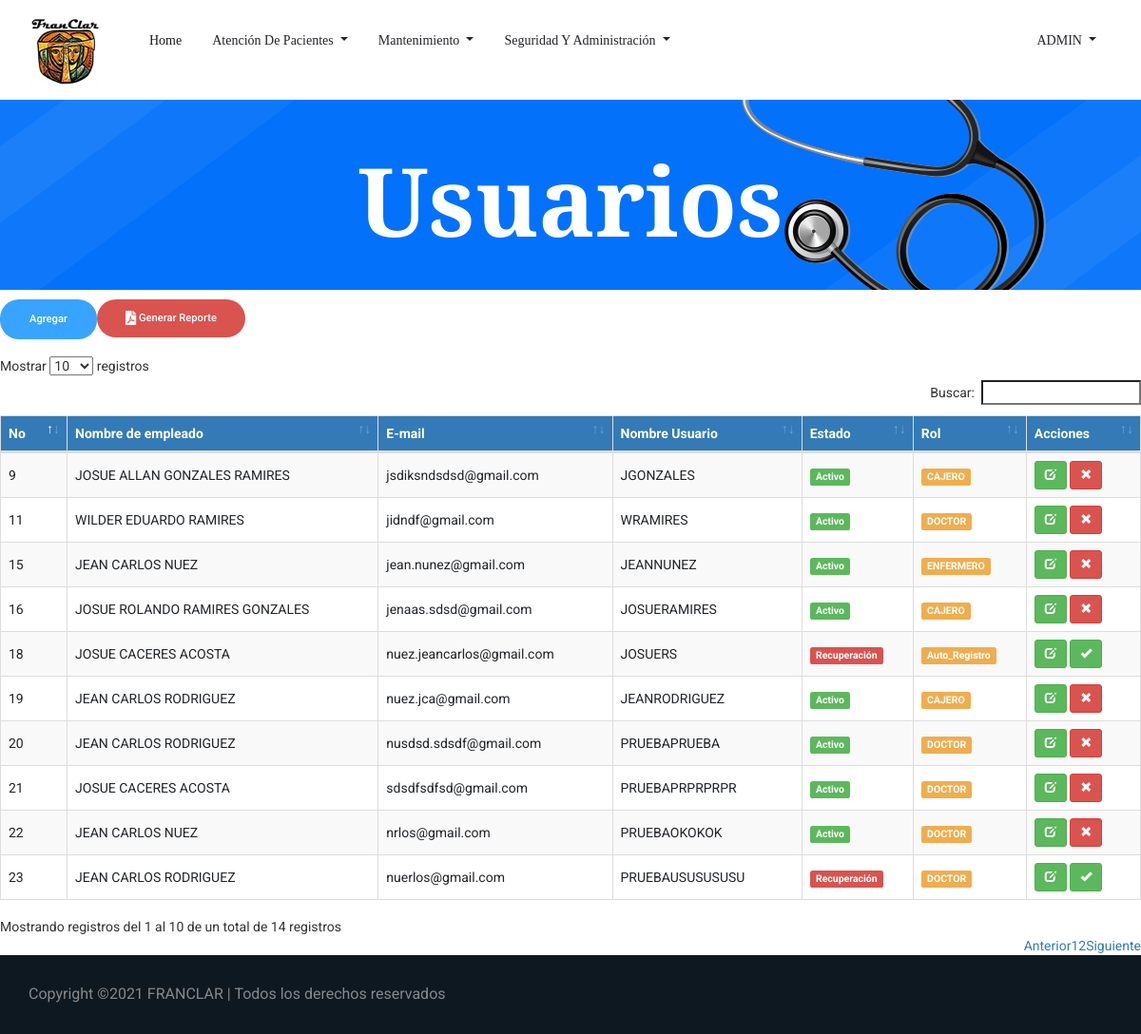
Screenshot of /Usuarios.php (signed in) with the database file from the repository.
### tables this page shows
CREATE TABLE `tbl_usuario` (
  `ID_Usuario` bigint(3) NOT NULL,
  `ID_Empleado` int(3) NOT NULL,
  `ID_Estado` int(3) NOT NULL,
  `Nom_Usuario` varchar(50) NOT NULL,
  `email` varchar(30) NOT NULL,
  `Contraseña` varchar(256) NOT NULL,
  `ID_Rol` bigint(3) NOT NULL,
  `Ult_Conexion` date DEFAULT NULL,
  `Primer_Ingreso` int(1) NOT NULL,
  `token` varchar(50) DEFAULT NULL,
  `token_password` varchar(100) DEFAULT NULL,
  `password_request` int(11) DEFAULT NULL,
  `Fec_venc` date DEFAULT NULL,
  `Usuario_crea` bigint(3) DEFAULT NULL,
  `Fec_crea` date DEFAULT NULL,
  `Usuario_modif` bigint(3) DEFAULT NULL,
  `Fec_modif` date DEFAULT NULL,
  `preguntas_contestadas` int(11) DEFAULT NULL
);

CREATE TABLE `tbl_empleado` (
  `ID_Empleado` int(3) NOT NULL,
  `Nom_Empleado` varchar(50) NOT NULL,
  `ID_Sexo` int(1) NOT NULL,
  `ID_Est_Civil` int(3) NOT NULL,
  `ID_Cargo` int(3) NOT NULL,
  `ID_Especialidad` int(3) NOT NULL,
  `Cedula` varchar(13) NOT NULL,
  `Fec_Nacimiento` date NOT NULL,
  `Dir_Empleado` varchar(255) NOT NULL,
  `Tel_Empleado` int(8) NOT NULL,
  `Cel_Empleado` int(8) NOT NULL,
  `Salario` int(6) NOT NULL,
  `Usuario_Crea` bigint(3) DEFAULT NULL,
  `Fec_Crea` date DEFAULT NULL,
  `Usuario_Modif` bigint(3) DEFAULT NULL,
  `Fec_Modif` date DEFAULT NULL
);

CREATE TABLE `tbl_estado_usuario` (
  `ID_Estado` int(3) NOT NULL,
  `Descripcion` varchar(15) NOT NULL
);

CREATE TABLE `tbl_roles` (
  `ID_Rol` bigint(3) NOT NULL,
  `Rol` varchar(30) NOT NULL
);

### Usuarios.php (the view, shortened to what this page needs)
<!doctype html>
<html lang="es">
<?php
include 'head.php'
?>
<body>
    <?php
    include 'header.php';
    ?>
    <section class="breadcrumb_part breadcrumb_bg">
        <div class="container">
            <div class="row">
                <div class="col-lg-12">
                    <div class="breadcrumb_iner">
                        <div class="breadcrumb_iner_item">
                            <h2>Usuarios</h2>
                        </div>
                    </div>
                </div>
            </div>
        </div>
    </section>
	 <?php
	  $rolUsuario=$_SESSION['ID_Rol'];
	 $sql=("SELECT * FROM tbl_permisos WHERE id_objeto=2 AND id_rol=$rolUsuario");
		$query=mysqli_query($con,$sql);
		if(mysqli_num_rows($query)>0){
			$row = mysqli_fetch_assoc($query);
			$permiso= $row['permiso_insertar'];
		}if ($permiso==0){
		 echo '<div class="alert alert-danger alert-dismissable"><button type="button" class="close" data-dismiss="alert" aria-hidden="true">&times;</button>"usuario no tiene permisos para agregar nuevo"</div>';
		}else{?>
		<form class="form-inline my-2 my-lg-0 float-left">
			<a href="agregarusuario.php" class="genric-btn info circle">Agregar</a>
		</form>
		<form class="form-inline my-2 my-lg-0 float-left">
			<a class="genric-btn btn-danger circle"  onclick="buscar_usuario()" href="#">
			<i class="fas fa-file-pdf fa-lg"> </i> Generar Reporte</a>
	    </form>
		<br>
		<br>
		<br>
		<?php } ?>
   <div class="table-responsive">
			<table id="datatableUsuarios" class="table table-striped table-bordered" cellspacing="0" width="100%">
			    <thead>
				<tr>
                    <th>No</th>
					<th>Nombre de empleado</th>
					<th>E-mail</th>
					<th>Nombre Usuario</th>
					<th>Estado</th>
					<th>Rol</th>
					<th>Acciones</th>
				</tr>
				</thead>
				<tbody>
				<?php
				$sql = mysqli_query($con, "SELECT tbl_usuario.ID_Usuario,
				tbl_empleado.Nom_Empleado,
	            tbl_usuario.email,
	            tbl_usuario.Nom_Usuario,
	            tbl_estado_usuario.Descripcion,
	            tbl_roles.Rol FROM tbl_usuario
	            INNER JOIN tbl_empleado on tbl_usuario.ID_Empleado = tbl_empleado.ID_Empleado
	            INNER JOIN tbl_estado_usuario on tbl_usuario.ID_Estado = tbl_estado_usuario.ID_Estado
	            INNER JOIN tbl_roles on tbl_usuario.ID_Rol = tbl_roles.ID_Rol WHERE tbl_usuario.ID_Usuario <> 1");
			if(mysqli_num_rows($sql) == 0){
				 echo '<tr><td colspan="8">No hay datos.</td></tr>';
				}else{
				 while($row = mysqli_fetch_assoc($sql)){
					if($row['Descripcion'] == 'Activo'){
					echo '
					<tr>
						<td>'.$row['ID_Usuario'].'</td>
						<td>'.$row['Nom_Empleado'].'</td>
						<td>'.$row['email'].'</td>
						<td>'.$row['Nom_Usuario'].'</td>
						<td><span class="label label-success">'.$row['Descripcion'].'</span></td>
						<td><span class="label label-warning">'.$row['Rol'].'</span></td>
						<td>
								<a href="EditarUsuario.php?nik='.$row['ID_Usuario'].'" title="Editar datos" class="btn btn-success btn-sm"><span class="glyphicon glyphicon-edit" aria-hidden="true"></span></a>
								<a href="Usuarios.php?aksi=bloquear&nik='.$row['ID_Usuario'].'" title="Bloquear Usuario" onclick="return confirm(\'¿Está seguro que desea bloquear al usuario '.$row['Nom_Usuario'].'?\')" class="btn btn-danger btn-sm"><span class="glyphicon glyphicon-remove" aria-hidden="true"></span></a>
						</td>
					</tr>
					';
				}else{
					echo '
					<tr>
						<td>'.$row['ID_Usuario'].'</td>
						<td>'.$row['Nom_Empleado'].'</td>
						<td>'.$row['email'].'</td>
						<td>'.$row['Nom_Usuario'].'</td>
						<td><span class="label label-danger">'.$row['Descripcion'].'</span></td>
						<td><span class="label label-warning">'.$row['Rol'].'</span></td>
						<td>
								<a href="EditarUsuario.php?nik='.$row['ID_Usuario'].'" title="Editar datos" class="btn btn-success btn-sm"><span class="glyphicon glyphicon-edit" aria-hidden="true"></span></a>
								<a href="Usuarios.php?akno=activar&nik='.$row['ID_Usuario'].'" title="Activar Usuario" onclick="return confirm(\'¿Está seguro que desea Activar al usuario '.$row['Nom_Usuario'].'?\')" class="btn btn-success btn-sm"><span class="glyphicon glyphicon-ok" aria-hidden="true"></span></a>
						</td>
					</tr>
					';
				}
				 }
				}
				?>
			</tbody>
			</table>
		 </div>
    <?php
        include 'Copyright.php'
    ?>
</body>
</html>

### css/main.css (style rules this page uses)
table th { background-color: #337ab7 !important; color: white; }
table>tbody>tr>td { vertical-align: middle !important; }

### rows the page displays
tbl_usuario: ID_Usuario "9", ID_Empleado.Nom_Empleado "JOSUE ALLAN GONZALES RAMIRES", email "jsdiksndsdsd@gmail.com", Nom_Usuario "JGONZALES", ID_Estado.Descripcion "Activo", ID_Rol.Rol "CAJERO"
tbl_usuario: ID_Usuario "11", ID_Empleado.Nom_Empleado "WILDER EDUARDO RAMIRES", email "jidndf@gmail.com", Nom_Usuario "WRAMIRES", ID_Estado.Descripcion "Activo", ID_Rol.Rol "DOCTOR"
tbl_usuario: ID_Usuario "15", ID_Empleado.Nom_Empleado "JEAN CARLOS NUEZ", email "jean.nunez@gmail.com", Nom_Usuario "JEANNUNEZ", ID_Estado.Descripcion "Activo", ID_Rol.Rol "ENFERMERO"
tbl_usuario: ID_Usuario "22", ID_Empleado.Nom_Empleado "JEAN CARLOS NUEZ", email "nrlos@gmail.com", Nom_Usuario "PRUEBAOKOKOK", ID_Estado.Descripcion "Activo", ID_Rol.Rol "DOCTOR"
tbl_usuario: ID_Usuario "16", ID_Empleado.Nom_Empleado "JOSUE ROLANDO RAMIRES GONZALES", email "jenaas.sdsd@gmail.com", Nom_Usuario "JOSUERAMIRES", ID_Estado.Descripcion "Activo", ID_Rol.Rol "CAJERO"
tbl_usuario: ID_Usuario "18", ID_Empleado.Nom_Empleado "JOSUE CACERES ACOSTA", email "nuez.jeancarlos@gmail.com", Nom_Usuario "JOSUERS", ID_Estado.Descripcion "Recuperación", ID_Rol.Rol "Auto_Registro"
tbl_usuario: ID_Usuario "21", ID_Empleado.Nom_Empleado "JOSUE CACERES ACOSTA", email "sdsdfsdfsd@gmail.com", Nom_Usuario "PRUEBAPRPRPRPR", ID_Estado.Descripcion "Activo", ID_Rol.Rol "DOCTOR"
tbl_usuario: ID_Usuario "19", ID_Empleado.Nom_Empleado "JEAN CARLOS RODRIGUEZ", email "nuez.jca@gmail.com", Nom_Usuario "JEANRODRIGUEZ", ID_Estado.Descripcion "Activo", ID_Rol.Rol "CAJERO"
tbl_usuario: ID_Usuario "20", ID_Empleado.Nom_Empleado "JEAN CARLOS RODRIGUEZ", email "nusdsd.sdsdf@gmail.com", Nom_Usuario "PRUEBAPRUEBA", ID_Estado.Descripcion "Activo", ID_Rol.Rol "DOCTOR"
tbl_usuario: ID_Usuario "23", ID_Empleado.Nom_Empleado "JEAN CARLOS RODRIGUEZ", email "nuerlos@gmail.com", Nom_Usuario "PRUEBAUSUSUSUSU", ID_Estado.Descripcion "Recuperación", ID_Rol.Rol "DOCTOR"

### other values shown
$usuario "ADMIN"
